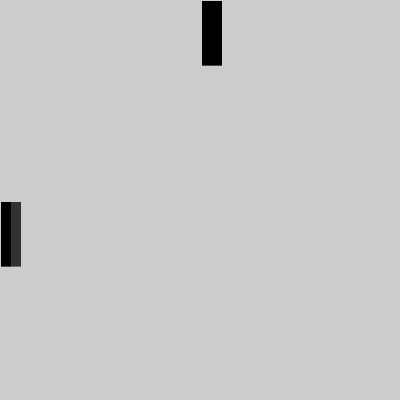
Frame 1 (no input)
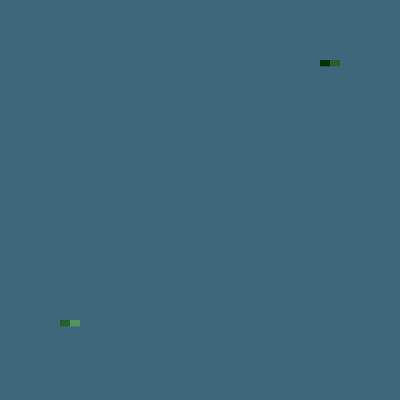
Frame 60 (the mouse pressed at the canvas centre just before this capture)
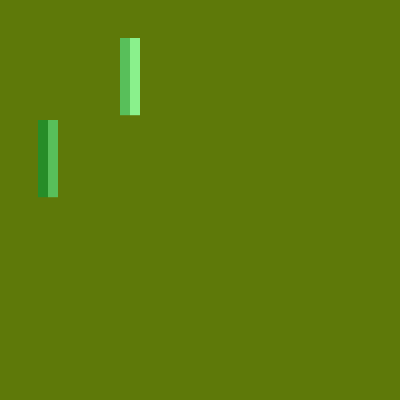
Frame 120 (the mouse held since frame 60 and released just before this capture)

The Processing sketch that drew these frames (run headless with seeded random() and noise(); from frame 60 on, the mouse is pressed at the canvas centre):

// Processing sketch: processing_76624
// ── processing_76624.pde

// ISTA 301
// Author: Andrew Fortner
// Assignment #3

color c = color(0);
float x = 0;
float x1 = 200;
float y = 0;
float r = 0;
float g = 0;
float b = 0;
float time = 20;
float l = random(height);
float speed = 1;

void setup() {
  size(400,400);
}

void draw() {
  move();
  display();
}

void move() {
  x = x + speed;
  if (x > width) {
    x = 0;
  }
  x1 = x1 + speed+1;
  if (x1 > width) {
    x1 = 0;
  }
}

void display() {
  noStroke();
  if(x % time == 0) {
//    r = random(255);
//    g = random(255);
//    b = random(255);
    r = random(50)+r;
    g = random(50)+g;
    b = random(50)+b;
    l = random(height);
    background(random(255),random(255),random(255));
  }
  if(r > 255 && g > 255 && b > 255) {
    r = 0;
    b = 0;
    g = 0;
  }
  fill(r,g,b);
  rect(x,x1,10,l);

  fill(r+50,g+50,b+50);
  rect(x+10,x1,10,l);
  
  fill(r-50,g-50,b-50);
  rect(x1,x,10,l);
  
  fill(r,g,b);
  rect(x1+10,x,10,l);
}
